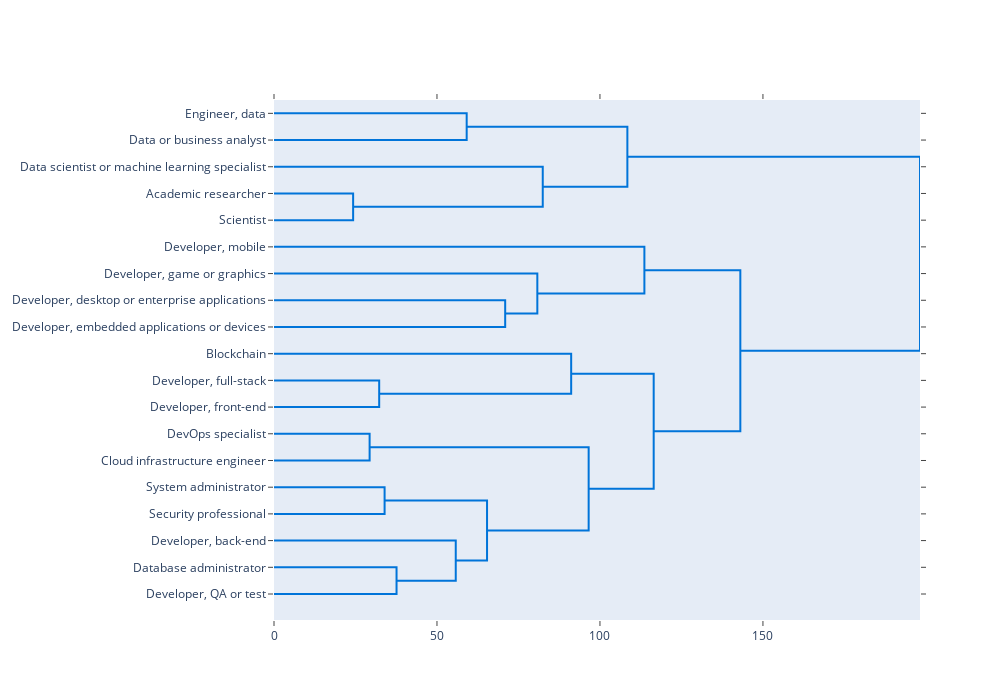

The cell this chart's notebook holds for it:
### Markdown cell above
- **This Heatmap is able to capture the specificty of each skill to each job even ones that have low number of skills.**
- **You can see that `Git`, `VScode`,`JavaScript` and `Html` is no longer specific for all jobs.**
- **You can see that `Data Science` is specific in `Python`, `Pandas`, `Numpy`, `Scikit-Learn` etc..**

### Code cell
fig = ff.create_dendrogram(skills, labels=skills.index, orientation='left', color_threshold=0)
fig.update_layout(height=700, width=1000)
fig.show()

### Figure 1 — Plotly figure (JSON) as saved in the notebook; plotly's stock layout.template omitted (floating-point values rounded to 4 significant figures)
{"data": [{"hoverinfo": "text", "marker": {"color": "rgb(0,116,217)"}, "mode": "lines", "type": "scatter", "x": [0, 59.11, 59.11, 0], "xaxis": "x", "y": [-5, -5, -15, -15], "yaxis": "y"}, {"hoverinfo": "text", "marker": {"color": "rgb(0,116,217)"}, "mode": "lines", "type": "scatter", "x": [0, 24.28, 24.28, 0], "xaxis": "x", "y": [-35, -35, -45, -45], "yaxis": "y"}, {"hoverinfo": "text", "marker": {"color": "rgb(0,116,217)"}, "mode": "lines", "type": "scatter", "x": [0, 82.45, 82.45, 24.28], "xaxis": "x", "y": [-25, -25, -40, -40], "yaxis": "y"}, {"hoverinfo": "text", "marker": {"color": "rgb(0,116,217)"}, "mode": "lines", "type": "scatter", "x": [59.11, 108.4, 108.4, 82.45], "xaxis": "x", "y": [-10, -10, -32.5, -32.5], "yaxis": "y"}, {"hoverinfo": "text", "marker": {"color": "rgb(0,116,217)"}, "mode": "lines", "type": "scatter", "x": [0, 70.92, 70.92, 0], "xaxis": "x", "y": [-75, -75, -85, -85], "yaxis": "y"}, {"hoverinfo": "text", "marker": {"color": "rgb(0,116,217)"}, "mode": "lines", "type": "scatter", "x": [0, 80.79, 80.79, 70.92], "xaxis": "x", "y": [-65, -65, -80, -80], "yaxis": "y"}, {"hoverinfo": "text", "marker": {"color": "rgb(0,116,217)"}, "mode": "lines", "type": "scatter", "x": [0, 113.6, 113.6, 80.79], "xaxis": "x", "y": [-55, -55, -72.5, -72.5], "yaxis": "y"}, {"hoverinfo": "text", "marker": {"color": "rgb(0,116,217)"}, "mode": "lines", "type": "scatter", "x": [0, 32.27, 32.27, 0], "xaxis": "x", "y": [-105, -105, -115, -115], "yaxis": "y"}, {"hoverinfo": "text", "marker": {"color": "rgb(0,116,217)"}, "mode": "lines", "type": "scatter", "x": [0, 91.17, 91.17, 32.27], "xaxis": "x", "y": [-95, -95, -110, -110], "yaxis": "y"}, {"hoverinfo": "text", "marker": {"color": "rgb(0,116,217)"}, "mode": "lines", "type": "scatter", "x": [0, 29.33, 29.33, 0], "xaxis": "x", "y": [-125, -125, -135, -135], "yaxis": "y"}, {"hoverinfo": "text", "marker": {"color": "rgb(0,116,217)"}, "mode": "lines", "type": "scatter", "x": [0, 33.93, 33.93, 0], "xaxis": "x", "y": [-145, -145, -155, -155], "yaxis": "y"}, {"hoverinfo": "text", "marker": {"color": "rgb(0,116,217)"}, "mode": "lines", "type": "scatter", "x": [0, 37.59, 37.59, 0], "xaxis": "x", "y": [-175, -175, -185, -185], "yaxis": "y"}, {"hoverinfo": "text", "marker": {"color": "rgb(0,116,217)"}, "mode": "lines", "type": "scatter", "x": [0, 55.76, 55.76, 37.59], "xaxis": "x", "y": [-165, -165, -180, -180], "yaxis": "y"}, {"hoverinfo": "text", "marker": {"color": "rgb(0,116,217)"}, "mode": "lines", "type": "scatter", "x": [33.93, 65.36, 65.36, 55.76], "xaxis": "x", "y": [-150, -150, -172.5, -172.5], "yaxis": "y"}, {"hoverinfo": "text", "marker": {"color": "rgb(0,116,217)"}, "mode": "lines", "type": "scatter", "x": [29.33, 96.53, 96.53, 65.36], "xaxis": "x", "y": [-130, -130, -161.2, -161.2], "yaxis": "y"}, {"hoverinfo": "text", "marker": {"color": "rgb(0,116,217)"}, "mode": "lines", "type": "scatter", "x": [91.17, 116.5, 116.5, 96.53], "xaxis": "x", "y": [-102.5, -102.5, -145.6, -145.6], "yaxis": "y"}, {"hoverinfo": "text", "marker": {"color": "rgb(0,116,217)"}, "mode": "lines", "type": "scatter", "x": [113.6, 143.1, 143.1, 116.5], "xaxis": "x", "y": [-63.75, -63.75, -124.1, -124.1], "yaxis": "y"}, {"hoverinfo": "text", "marker": {"color": "rgb(0,116,217)"}, "mode": "lines", "type": "scatter", "x": [108.4, 198.2, 198.2, 143.1], "xaxis": "x", "y": [-21.25, -21.25, -93.91, -93.91], "yaxis": "y"}], "layout": {"autosize": false, "height": 700, "hovermode": "closest", "showlegend": false, "width": 1000, "xaxis": {"autorange": true, "mirror": "allticks", "range": [0, 198.2], "rangemode": "tozero", "showgrid": false, "showline": true, "showticklabels": true, "ticks": "outside", "type": "linear", "zeroline": false}, "yaxis": {"autorange": true, "mirror": "allticks", "range": [-194.7, 0], "rangemode": "tozero", "showgrid": false, "showline": true, "showticklabels": true, "tickmode": "array", "ticks": "outside", "ticktext": ["Engineer, data", "Data or business analyst", "Data scientist or machine learning specialist", "Academic researcher", "Scientist", "Developer, mobile", "Developer, game or graphics", "Developer, desktop or enterprise applications", "Developer, embedded applications or devices", "Blockchain", "Developer, full-stack", "Developer, front-end", "DevOps specialist", "Cloud infrastructure engineer", "System administrator", "Security professional", "Developer, back-end", "Database administrator", "Developer, QA or test"], "tickvals": [-5, -15, -25, -35, -45, -55, -65, -75, -85, -95, -105, -115, -125, -135, -145, -155, -165, -175, -185], "type": "linear", "zeroline": false}}}
